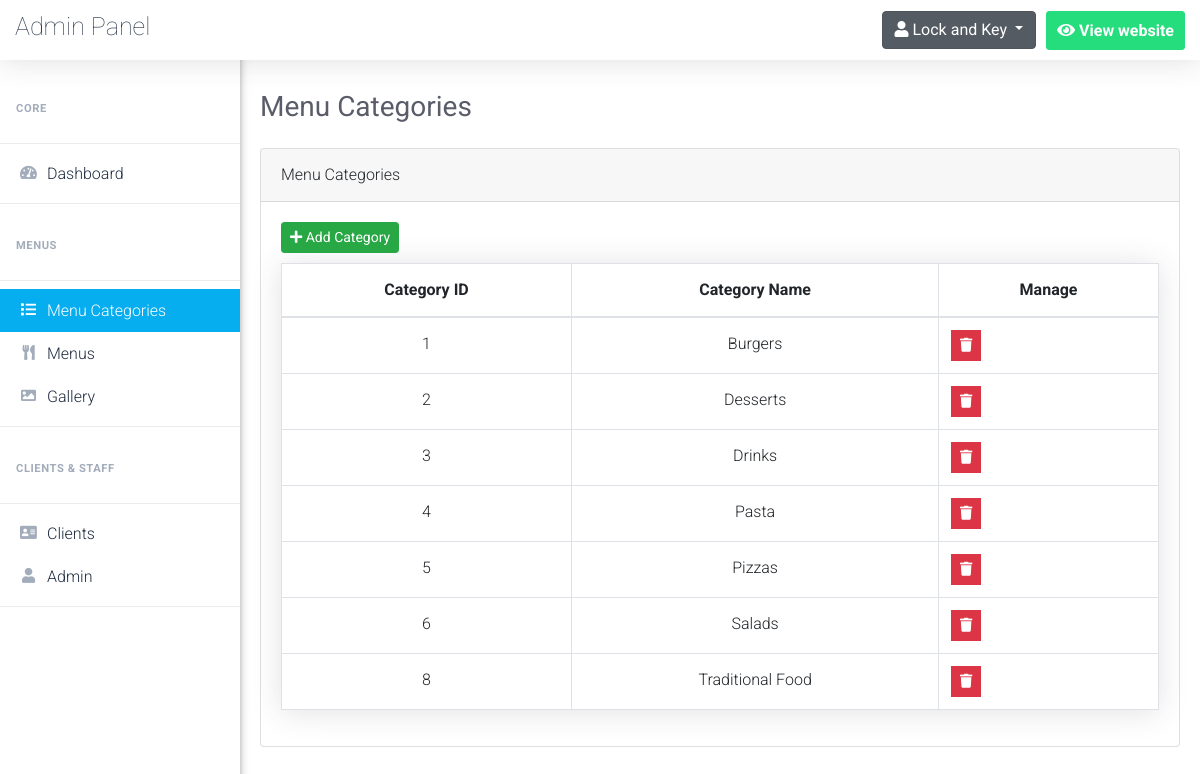
The app's page /admin/menu_categories.php (signed in), older data.
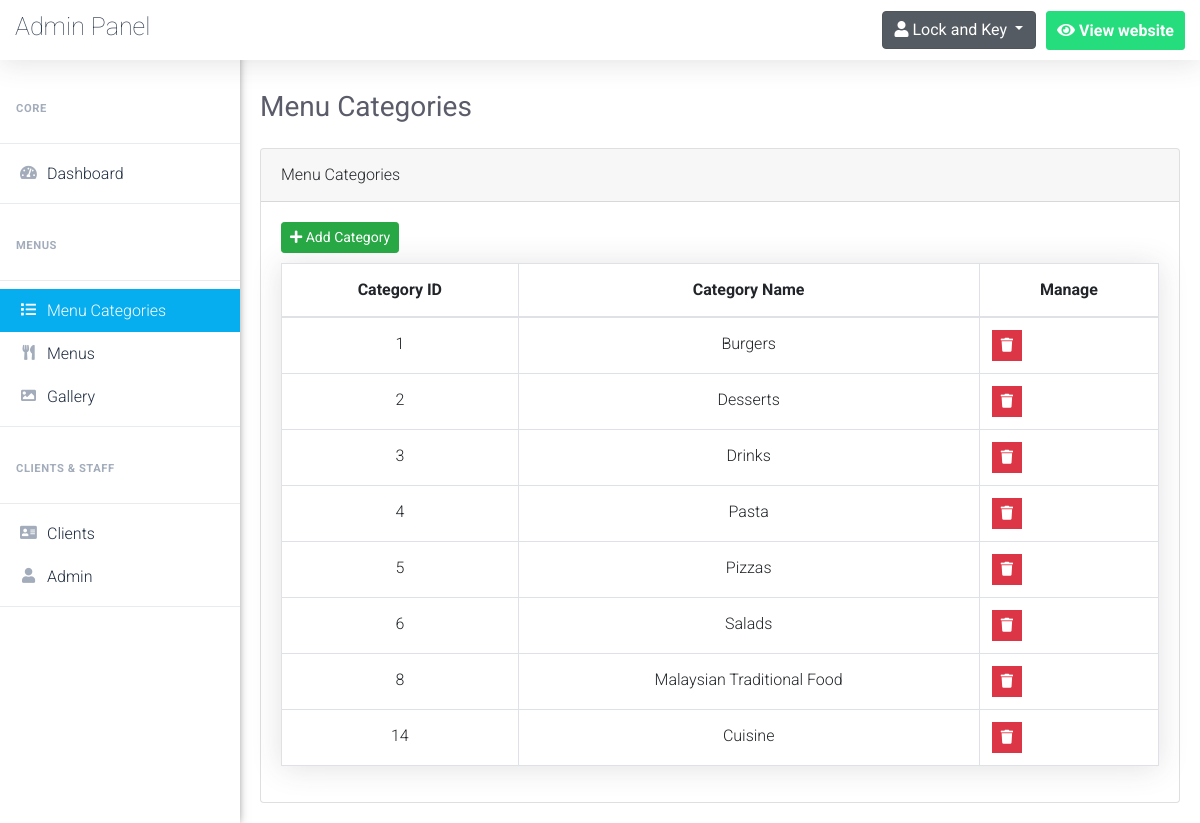
The same page, newer data.
### tables this page shows
CREATE TABLE `menu_categories` (
  `category_id` int(3) NOT NULL,
  `category_name` varchar(50) NOT NULL
);

### admin/menu_categories.php (the view, shortened to what this page needs)
<?php
	$pageTitle = 'Menu Categories';
	if(isset($_SESSION['username_restaurant_qRewacvAqzA']) && isset($_SESSION['password_restaurant_qRewacvAqzA']))
	{
		include 'connect.php';
		include 'Includes/templates/header.php';
		include 'Includes/templates/navbar.php';
        ?>
        <?php
            $stmt = $con->prepare("SELECT * FROM menu_categories");
            $stmt->execute();
            $menu_categories = $stmt->fetchAll();
        ?>
            <div class="card">
                <div class="card-header">
                    <?php echo $pageTitle; ?>
                </div>
                <div class="card-body">
                	<button class="btn btn-success btn-sm" style="margin-bottom: 10px;" type="button" data-toggle="modal" data-target="#add_new_category" data-placement="top">
                    	<i class="fa fa-plus"></i>
                    	Add Category
                	</button>
                    <table class="table table-bordered categories-table">
                        <thead>
                            <tr>
                                <th scope="col">Category ID</th>
                                <th scope="col">Category Name</th>
                                <th scope="col">Manage</th>
                            </tr>
                        </thead>
                        <tbody>
                            <?php
                                foreach($menu_categories as $category)
                                {
                                    echo "<tr>";
                                        echo "<td>";
                                            echo $category['category_id'];
                                        echo "</td>";
                                        echo "<td style = 'text-transform:capitalize'>";
                                            echo $category['category_name'];
                                        echo "</td>";
                                        echo "<td>";
                                                $delete_data = "delete_".$category["category_id"];
                                                ?>
                                                    <ul class="list-inline m-0">
                                                        <li class="list-inline-item" data-toggle="tooltip" title="Delete">
                                                            <button class="btn btn-danger btn-sm rounded-0" type="button" data-toggle="modal" data-target="#<?php echo $delete_data; ?>" data-placement="top">
                                                            	<i class="fa fa-trash"></i>
                                                            </button>
                                                        </li>
                                                    </ul>
                                                <?php
                                        echo "</td>";
                                    echo "</tr>";
                                }
                            ?>
                        </tbody>
                    </table>
                </div>
            </div>
        <?php
        include 'Includes/templates/footer.php';
    }
    else
    {
        header('Location: index.php');
        exit();
    }
?>

Row changes from the older to the newer data that the page shows:
changed menu_categories id 8: category_name "Traditional Food" → "Malaysian Traditional Food"
added menu_categories: category_id "14", category_name "Cuisine"
